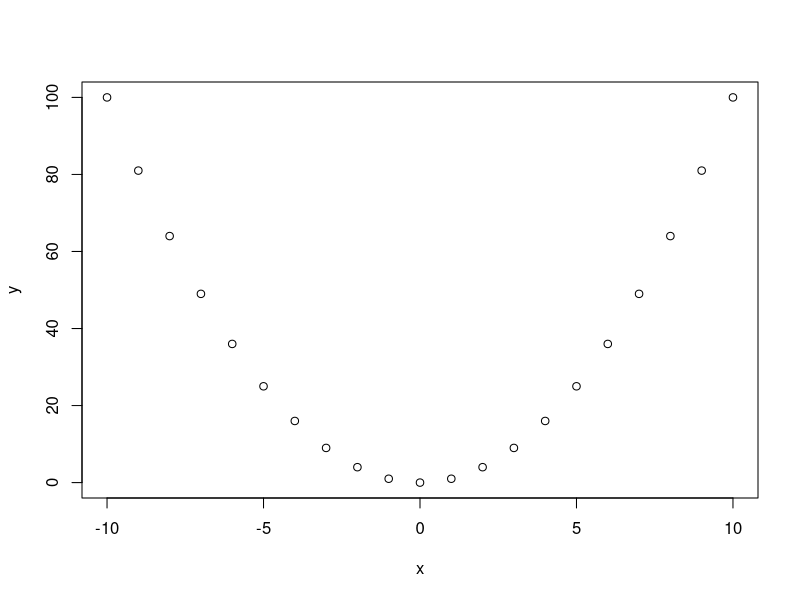
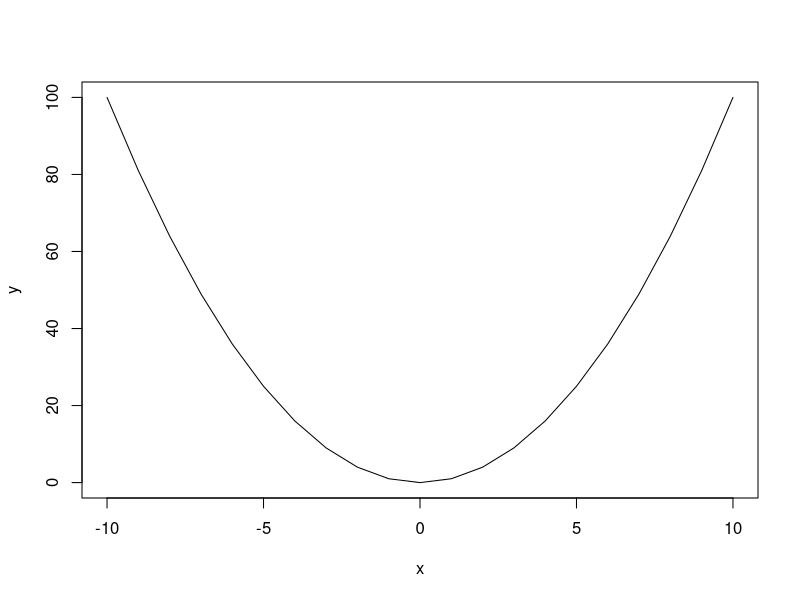
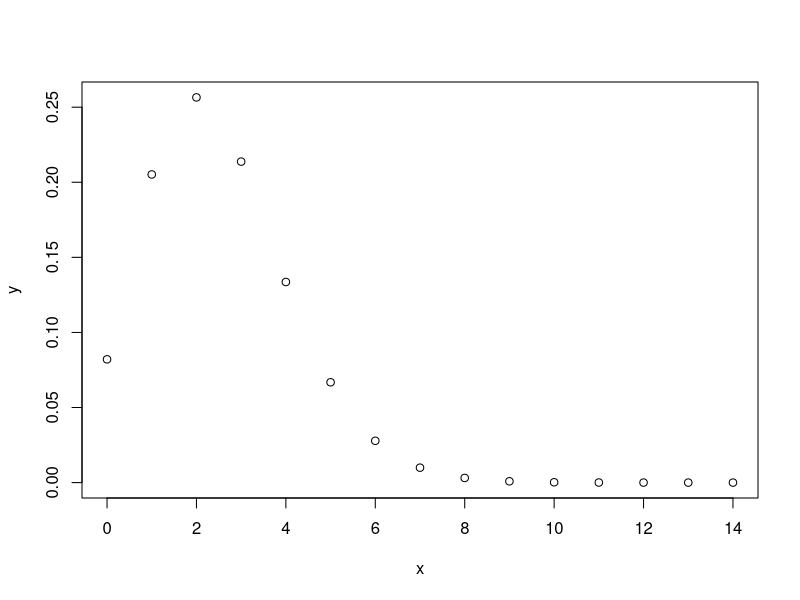
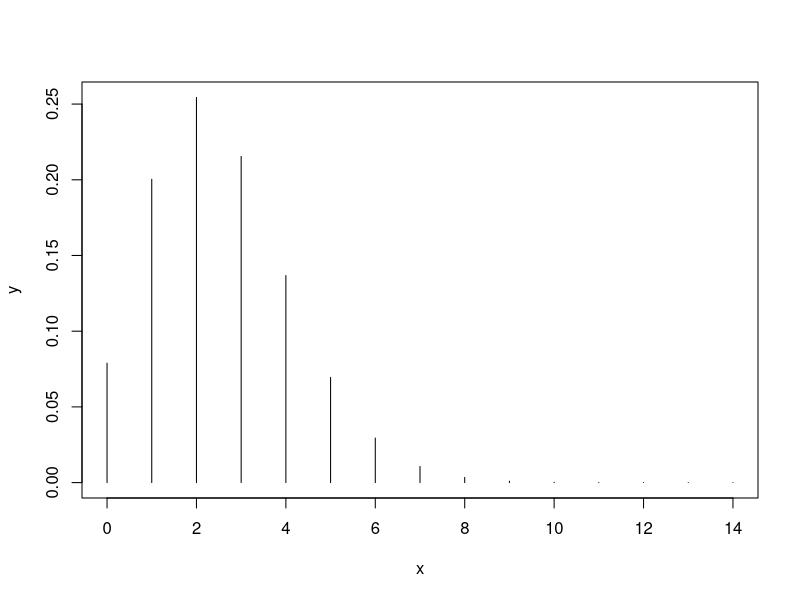
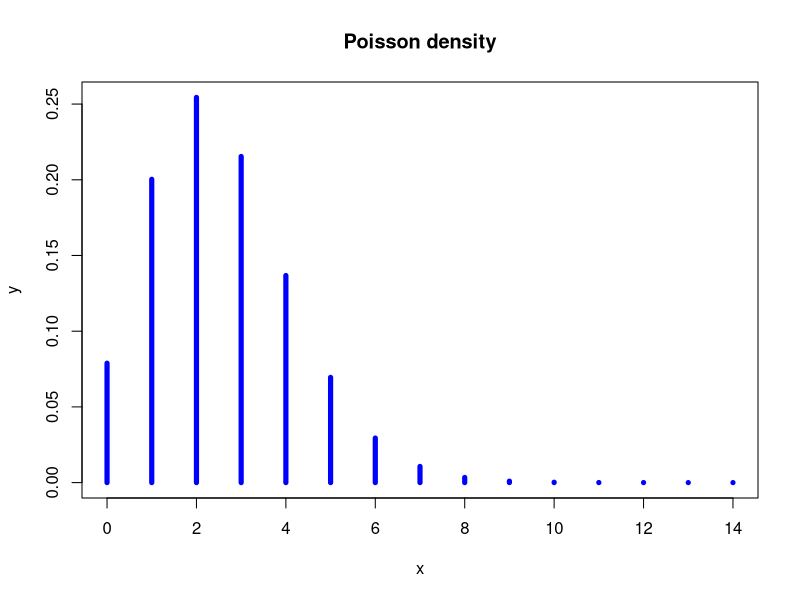
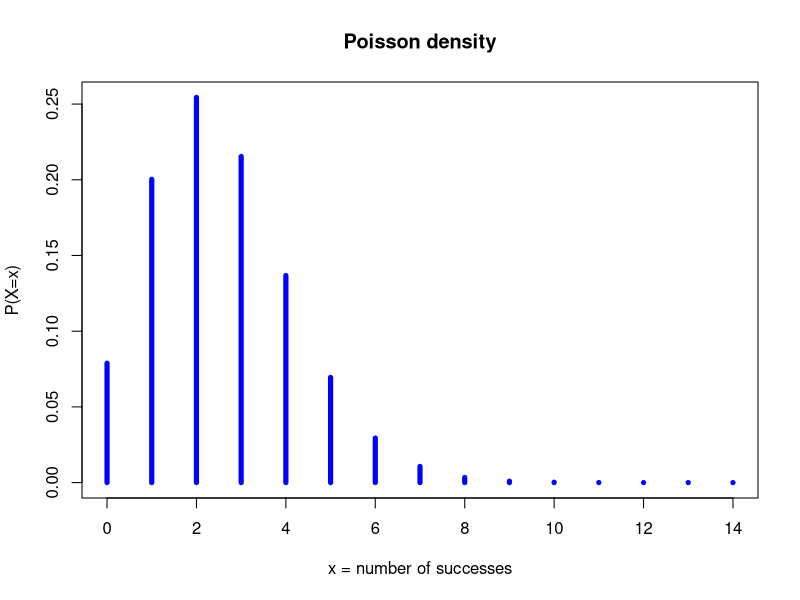
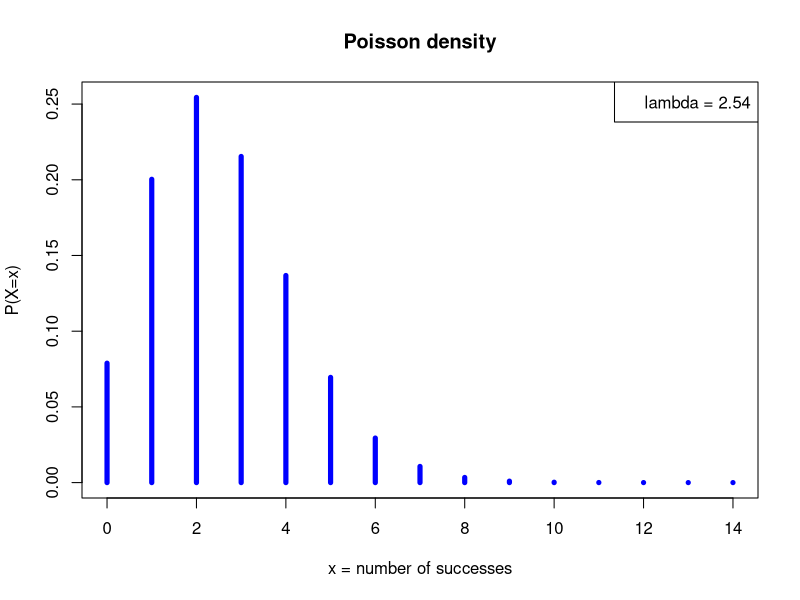

R code for these plots, in order:
## ---- chunk 1
a <- 27
print(a)
## ---- chunk 2
three.numbers <- c(27,12,3000)
print(three.numbers)
## ---- chunk 3
x <- 0:14
print(x)
## ---- chunk 4
x <- 1:10 # Define a series from 1 to 10
print(x)
y <- x^2 # Compute the square of each number
print(y)
## ---- chunk 5
x <- -10:10
y <- x^2
plot(x,y)
## ---- chunk 6
x <- -10:10
y <- x^2
plot(x,y, type="l")
## ---- chunk 7
# The # symbol allows to insert comments in R code

# Define  a vector named "whoami", and 
# containing two names
whoami <- c("Denis", "Siméon")
print(whoami) # Comment at the end of a line
## ---- chunk 8
# Define  a vector named "names", and 
# containing two names
whoami <- c("Denis", "Siméon")

# Paste the values of a vector of string 
print(paste(sep=" ", whoami[1], whoami[2]))
## ---- chunk 9
x <- 0:14   # Define the X values from 0 to 14
y <- dpois(x, lambda = 2.5) # Poisson density
plot(x,y) # Check the result
## ---- chunk 10
help(plot)
## ---- chunk 11
?plot
## ---- chunk 12
x <- 0:14
lambda <- 2.54
y <- dpois(x, lambda)
plot(x,y, type="h")
## ---- chunk 13
plot(x,y, type="h", lwd=5, col="blue",
     main="Poisson density")
## ---- chunk 14
plot(x,y, type="h", lwd=5, col="blue",
     main="Poisson density",
     xlab="x = number of successes",
     ylab="P(X=x)")
## ---- chunk 15
plot(x,y, type="h", lwd=5, col="blue",
     main="Poisson density",
     xlab="x = number of successes",
     ylab="P(X=x)")
legend("topright", paste("lambda =", lambda))
